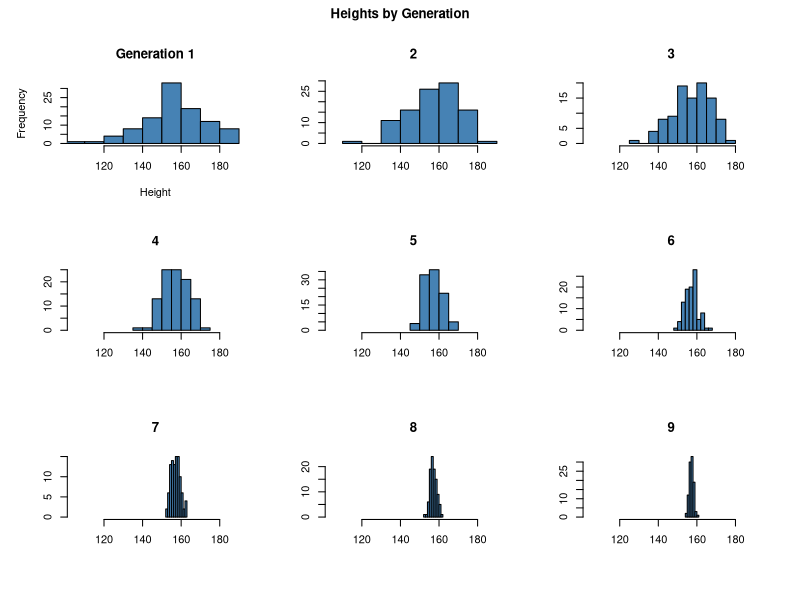
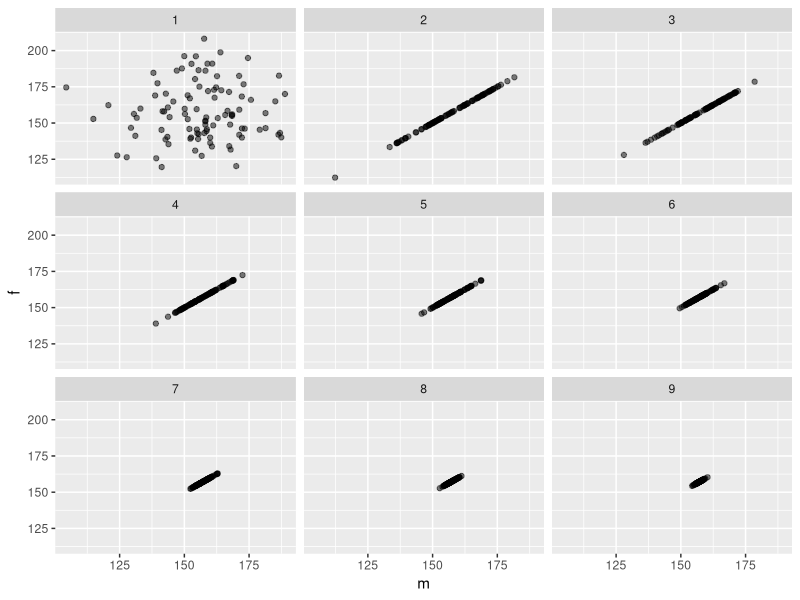
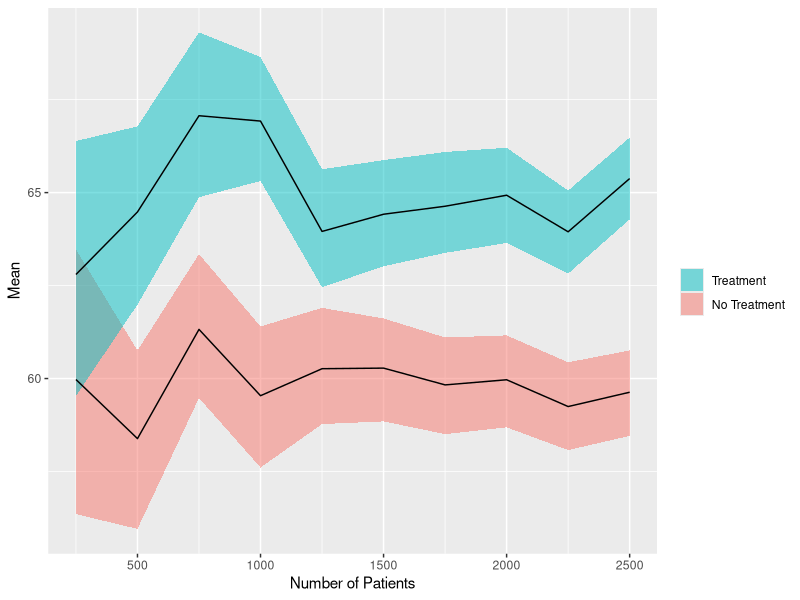
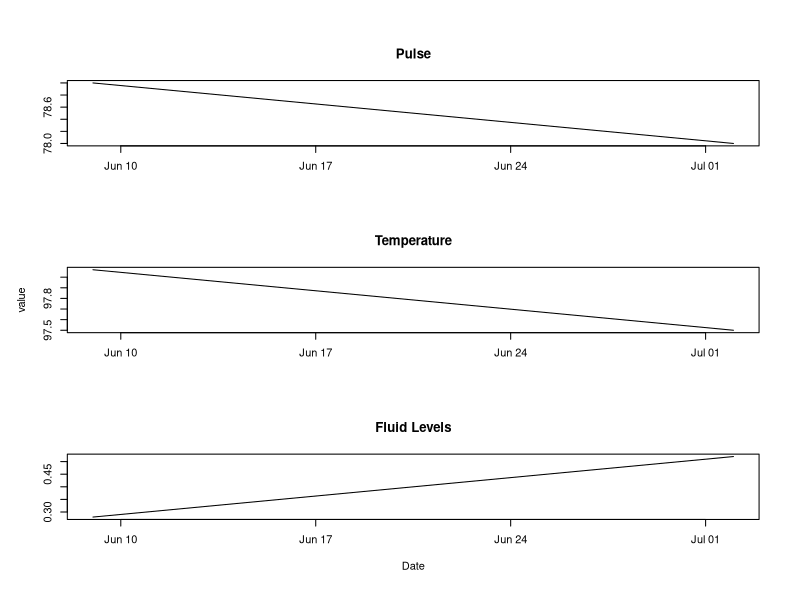

These charts were generated, in order, by the following R code:
## ---- chunk 1
knitr::opts_chunk$set(fig.width=8, fig.align = 'center', fig.height=6, warning=FALSE, message=FALSE)
library(ggplot2)
## ---- chunk 2
next_gen <- function(pop) {
    pop$m <- sample(pop$m)
    pop$m <- rowMeans(pop)
    pop$f <- pop$m
    pop
}
## ---- chunk 3
pop <- data.frame(m = rnorm(100, 160, 20), f = rnorm(100, 160, 20))
gens <- pop

firstMax <- max(pop$m) #grab values to use for range limits in plots. 
firstMin <- min(pop$m)

par(mfrow = c(3,3)) #Set up a multiple plot environment
par(oma=c(1,1,2,1)) #Leave space for main title. 

hist(pop$m, main = "Generation 1",   #histogram it. 
              xlim = c(firstMin, firstMax),
              col  = "steelblue", 
              xlab = "Height") 

for(genNumber in 2:9){
  pop <- next_gen(pop)  #make the new population
  
  gens = rbind(gens, pop)
  
  hist(pop$m, main = as.character(genNumber),   #histogram it. 
              xlim = c(firstMin, firstMax),
              col  = "steelblue", 
              xlab = "", ylab = "") 
}

title(main="Heights by Generation",outer=T)
## ---- chunk 4
gens$gen <- rep(1:9, each = 100) #give generation labels to the dataset
ggplot(gens, aes(x = m, y = f)) + geom_point(alpha = 0.5) + facet_wrap(~gen, nrow = 3)
## ---- chunk 5

values = rnorm(10)
bootstrapMean = function(values){
  #Generate bootstraped medians
  bootstraped <- replicate(1000, mean(sample(values, length(values), replace=T)) )
  #Find the quantiles
  quantile(bootstraped, c(0.025, 0.975))
}

genVals <- function(num_patients = 250){
  #Set the treatment group options
  treatmentGroups <- c(0,1)

  #Set the treatments
  treatments <- sample(treatmentGroups, num_patients, replace = T)

  #Draw outcome values
  outcome_pre    <- rnorm(num_patients, mean = 60, sd = 20)

  #Adjust based on treatment.
  outcome_treat  <- ifelse(treatments==1, outcome_pre + 5, outcome_pre) 

  #get seperate treat and non treat vectors and run the bootstrap function on them
  t <- outcome_treat[treatments == 1]
  n <- outcome_treat[treatments == 0]
  bsTreat    <- bootstrapMean(t)
  bsNonTreat <- bootstrapMean(n)
  
  
  nonTreatRes <- data.frame(lb = bsNonTreat[1], ub = bsNonTreat[2], m = mean(n), 
                     treatment = 0,              n = num_patients)
  treatRes    <- data.frame(lb = bsTreat[1],    ub = bsTreat[2],    m = mean(t), 
                     treatment = 1,              n = num_patients)
  #return a dataframe that has 4 columns, ub, lb, treatment (0,1), numPatients
  return(rbind(nonTreatRes,treatRes))
}

bsIntervals = genVals() #generate first interval. 
for(i in 2:10){ bsIntervals = rbind(bsIntervals, genVals(250*i) ) }

#plot it!
ggplot(bsIntervals, aes(x = n, group = factor(treatment))) + 
  geom_ribbon(aes(ymin = lb, ymax = ub, fill = factor(treatment)), alpha = 0.5) +
  geom_line(aes(y = m)) + labs("y" = "Mean", "x" = "Number of Patients") + 
  scale_fill_discrete(guide = guide_legend(reverse=T), name = "", 
                      labels=c("No Treatment","Treatment"))
## ---- chunk 6
makePatient <- function() {
  vowel  <- grep("[aeiou]", letters)
  cons   <- grep("[^aeiou]", letters)
  name   <- paste(sample(LETTERS[cons], 1), sample(letters[vowel], 1), sample(letters[cons], 1), sep='')
  gender <- factor(sample(0:1, 1), levels=0:1, labels=c('female','male'))
  dob    <- as.Date(sample(7500, 1), origin="1970-01-01")
  n      <- sample(6, 1)
  doa    <- as.Date(sample(1500, n), origin="2010-01-01")
  pulse  <- round(rnorm(n, 80, 10))
  temp   <- round(rnorm(n, 98.4, 0.3), 2)
  fluid  <- round(runif(n), 2)
  list(name = name, gender = gender, date_of_birth = dob, date_of_admission = doa, 
       pulse = pulse, temperature = temp, fluid_intake = fluid)
}
## ---- chunk 7
set.seed(8)
p <- makePatient()
class(p) <- 'medicalRecord'
p
## ---- chunk 8
mean.medicalRecord <- function(d){
  return(list(pulseAvg = mean(d$pulse), tempAvg = mean(d$temperature), 
              fluidsAvg = mean(d$fluid_intake)))
}

print.medicalRecord <- function(d){
  cat(paste("Name:", d$name, "\n"))
  cat(sprintf("The patient is a %s and was born on %s", d$gender, d$date_of_birth),"\n")
  cat("Visits:\n")
  #make a df of visits to ease ordering by date. 
  visits = data.frame(doa = d$date_of_admission, p = d$pulse, t = d$temperature, fi = d$fluid_intake)
  visits = visits[order(visits$doa), ]
  for(i in 1:length(visits$doa)){
    cat(sprintf("Date: %s | Pulse: %3.2s | Temp: %6.4s | Fluid Intake: %6.4s\n",
      visits$doa[i], visits$p[i], visits$t[i], visits$fi[i]))
  }
}

plot.medicalRecord <- function(d){
  visits = data.frame(doa = d$date_of_admission, p = d$pulse, t = d$temperature, fi = d$fluid_intake)
  visits = visits[order(visits$doa), ]
  par(mfrow = c(3,1))
  plot(visits$doa, visits$p, type = "l", xlab = "", ylab = "", main = "Pulse")
  plot(visits$doa, visits$t, type = "l", xlab = "", ylab = "value", main = "Temperature")
  plot(visits$doa, visits$fi, type = "l", xlab = "Date", ylab = "", main = "Fluid Levels")
}
## ---- chunk 9
mean(p)
## ---- chunk 10
p
## ---- chunk 11
plot(p)
## ---- chunk 12
set.seed(8)
c = lapply(1:10, function(d){return(makePatient())})
class(c) = "cohort"

mean.cohort = function(c){
  for(patient in c){
    class(patient) = "medicalRecord"
    cat("-----------------------\n")
    print(mean(patient))
  }
}

print.cohort = function(c){
  for(patient in c){
    class(patient) = "medicalRecord"
    cat("-----------------------\n")
    print(patient)
  }
}

mean(c)
print(c)
